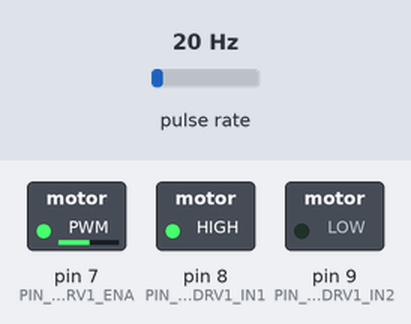
Bench run of a program on a simulated Arduino Mega 2560, built with avr-gcc and run on an emulated ATmega2560. Parts: switched loads named in the program (green lamp = pin HIGH). Wiring (inferred from the names in the program): pulse sensor: data pin 18. The inputs (shaded band) are chosen by the test bench; at power-on: pulse rate 20 Hz. What the program prints to the serial monitor is not drawn.

Above: at 0.1 s.
Timing chart, 0 to 1.6 s (numbered marks = the images above):
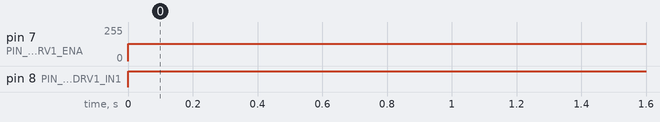

The program:

main.cpp
```cpp
#include <Arduino.h>
#include"pins.h"
#include"abstract_filter.h"
#include"simple_kalman_filter.h"
#include"ma_filter.h"
#include"PID.h"

#define SERIALSPEED 9600
#define DT 150
#define DT2 500
#define SPD_TARGET 1500

volatile unsigned int rot = 0;
unsigned long speedRPM = 0;
unsigned long lastCalcTime = 0;
unsigned long lastCalcTime2 = 0;
unsigned long currentTime = 0;
unsigned long currentTime2 = 0;

// float filteredSpeed = 0;

// SimpleKalmanFilter kalmanFilter(0.01, 0.7, 0); // Q=0.01, R=0.1
MovingAverageFilter MAFilter(10);

AbstractFilter& filter1=MAFilter;
// AbstractFilter& filter2=kalmanFilter;

// PID pidController(20.0, 0.0, 0.0, DT2/1000); // Kp=2, Ki=5, Kd=1, время дискретизации 100 мс
// float Kp, Ki, Kd;
// float integral, pError;


// float computePID(float setpoint, float input1, float dt) {
//     float input;
//     if (isnan(input1)) input=0; else input = input1;
//     float error = setpoint - input;
//     // float derivative = (error - pError) / dt;
//     pError = error;
//     integral += error * dt;
//     // return error * Kp + integral * Ki + derivative * Kd;
//     return error * Kp + integral * Ki;
// }


void detect() {
    rot++;
}

void setup() {

    pinMode( PIN_MOTORDRV1_ENA, OUTPUT );
    pinMode( PIN_MOTORDRV1_IN1, OUTPUT );
    pinMode( PIN_MOTORDRV1_IN2, OUTPUT );
    pinMode(PIN_SPD_SENSOR_1, INPUT_PULLUP);

    Serial.begin(SERIALSPEED); // Увеличим скорость для отладки

    attachInterrupt(digitalPinToInterrupt(PIN_SPD_SENSOR_1), detect, RISING);

    // Настройка ПИД-регулятора
    // pidController.setTarget(SPD_TARGET);
    // pidController.setOutputLimits(0, 255);  // Для ШИМ

    // Kp = 2;
    // Ki = 5;
    // Kd = 0;
    // pError = 0;
    // integral = 0;

    lastCalcTime2=lastCalcTime = millis();
}

void loop() {

    // Управление нагревателем через ШИМ
    analogWrite(PIN_MOTORDRV1_ENA, 130);
    digitalWrite( PIN_MOTORDRV1_IN1, HIGH );
    digitalWrite( PIN_MOTORDRV1_IN2, LOW );

    currentTime = millis();
    if (currentTime - lastCalcTime >= DT)
    {
        // Отключаем прерывания на время чтения/сброса переменной
        noInterrupts();
        unsigned int rotations = rot;
        rot = 0;
        interrupts();

        // Вычисляем RPM
        if (lastCalcTime > 0) {
            unsigned long timeDiff = currentTime - lastCalcTime;
            if (timeDiff > 0 && rotations > 0) {
                // filteredSpeed = filter2.update(filter1.update(rotations / timeDiff));
                speedRPM = int(filter1.update(rotations));

            } else {
                speedRPM = 0;
            }
        }

        lastCalcTime = currentTime;
    }

    currentTime2 = millis();
    if (currentTime2 - lastCalcTime2 >= DT2)
    {
        // Вычисление ПИД
        // float output = pidController.compute(filteredSpeed);
        // float output = computePID(SPD_TARGET, speedRPM, DT2/1000);
        // int val = map(output,0,3600,0,255);

        Serial.println(speedRPM);
        // Serial.print(" ");
        // Serial.print(SPD_TARGET);
        // Serial.print(" ");
        // Serial.println(output, 1);
        lastCalcTime2 = currentTime2;
    }
    delay(1);
}
```

PID.h
```cpp
// PID.h
#ifndef pid_h
#define pid_h


class PID {
  private:
    // Параметры ПИД-регулятора
    float Kp;          // Пропорциональный коэффициент
    float Ki;          // Интегральный коэффициент
    float Kd;          // Дифференциальный коэффициент

    // Переменные для вычислений
    float target;      // Целевое значение (уставка)
    float input;       // Текущее входное значение
    float output;      // Выходное значение регулятора

    // Внутренние переменные
    float integral;    // Интегральная сумма
    float prevError;   // Предыдущая ошибка
    float prevInput;   // Предыдущее входное значение (для производной по входу)

    // Ограничения
    float outMin;      // Минимальное выходное значение
    float outMax;      // Максимальное выходное значение

    // Временные параметры
    unsigned long lastTime;  // Время последнего вычисления
    float sampleTime;        // Время дискретизации (в секундах)

    // Режимы работы
    bool inAuto;       // Автоматический режим
    bool derivativeOnInput; // Производная по входу (true) или по ошибке (false)

  public:
    // Конструктор с параметрами по умолчанию
    PID(float kp = 1.0, float ki = 0.0, float kd = 0.0, float sampleTimeSec = 0.1) {
      Kp = kp;
      Ki = ki;
      Kd = kd;

      target = 0;
      input = 0;
      output = 0;

      integral = 0;
      prevError = 0;
      prevInput = 0;

      outMin = 0;
      outMax = 255;  // По умолчанию для ШИМ Arduino

      sampleTime = sampleTimeSec * 1000;  // Конвертируем в миллисекунды
      lastTime = millis() - sampleTime;

      inAuto = true;
      derivativeOnInput = true;  // Рекомендуется для уменьшения скачков
    }

    // Установка параметров ПИД
    void setParameters(float kp, float ki, float kd) {
      if (kp < 0 || ki < 0 || kd < 0) return;

      Kp = kp;
      Ki = ki;
      Kd = kd;
    }

    // Установка диапазона выходного сигнала
    void setOutputLimits(float min, float max) {
      if (min >= max) return;

      outMin = min;
      outMax = max;

      // Ограничиваем текущее выходное значение
      if (output > outMax) output = outMax;
      else if (output < outMin) output = outMin;

      // Ограничиваем интегральную сумму
      if (integral > outMax) integral = outMax;
      else if (integral < outMin) integral = outMin;
    }

    // Установка времени дискретизации
    void setSampleTime(float sampleTimeSec) {
      if (sampleTimeSec <= 0) return;

      // Пересчитываем интеграл и производную при изменении времени дискретизации
      float ratio = sampleTimeSec * 1000 / sampleTime;
      Ki *= ratio;
      Kd /= ratio;
      sampleTime = sampleTimeSec * 1000;
    }

    // Установка целевого значения
    void setTarget(float targetValue) {
      target = targetValue;
    }

    // Включение/выключение автоматического режима
    void setMode(bool automatic) {
      if (automatic && !inAuto) {
        // При переходе в автоматический режим сбрасываем интеграл
        integral = output;
        if (integral > outMax) integral = outMax;
        else if (integral < outMin) integral = outMin;
      }
      inAuto = automatic;
    }

    // Основная функция вычисления ПИД
    float compute(float currentInput) {
      if (!inAuto) return output;

      unsigned long now = millis();
      unsigned long timeChange = now - lastTime;

      // Проверяем, прошло ли достаточно времени
      if (timeChange < sampleTime) {
        return output;
      }

      input = currentInput;
      float error = target - input;

      // Пропорциональная составляющая
      float P = Kp * error;

      // Интегральная составляющая
      integral += Ki * error * (sampleTime / 1000.0);

      // Антивиндовп (ограничение интегральной составляющей)
      if (integral > outMax) integral = outMax;
      else if (integral < outMin) integral = outMin;

      float I = integral;

      // Дифференциальная составляющая
      float D = 0;
      if (derivativeOnInput) {
        // Производная по входу (уменьшает скачки при изменении уставки)
        D = -Kd * (input - prevInput) / (sampleTime / 1000.0);
      } else {
        // Производная по ошибке
        D = Kd * (error - prevError) / (sampleTime / 1000.0);
      }

      // Вычисляем выходное значение
      output = P + I + D;

      // Ограничиваем выходное значение
      if (output > outMax) output = outMax;
      else if (output < outMin) output = outMin;

      // Сохраняем значения для следующей итерации
      prevError = error;
      prevInput = input;
      lastTime = now;

      return output;
    }

    // Сброс регулятора
    void reset() {
      integral = 0;
      prevError = 0;
      prevInput = 0;
      output = 0;
    }

    // Получение текущих параметров
    float getKp() { return Kp; }
    float getKi() { return Ki; }
    float getKd() { return Kd; }
    float getTarget() { return target; }
    float getOutput() { return output; }
    float getInput() { return input; }

    // Установка режима производной
    void setDerivativeOnInput(bool onInput) {
      derivativeOnInput = onInput;
    }
};

#endif
```

abstract_filter.h
```cpp
// AbstractSensor.h
#ifndef abstract_filter_h
#define abstract_filter_h

class AbstractFilter {
  public:
    // Обычная виртуальная функция (может быть переопределена)
    virtual float update(float measurement);
};

#endif
```

ma_filter.h
```cpp
#ifndef ma_filter_h
#define ma_filter_h

#include"abstract_filter.h"

class MovingAverageFilter : public AbstractFilter {
private:
    int window_size;
    float * speedBuffer; // Буфер значений
    int bufferIndex = 0; // Текущий индекс в буфере
    bool bufferFilled = false; // Флаг заполнения буфера

public:
    MovingAverageFilter(int ws=10){
        window_size=ws;
        speedBuffer = new float[window_size];
    }

    // Функция для вычисления скользящего среднего
    float update(float newValue) {
        // Добавляем новое значение в буфер
        speedBuffer[bufferIndex] = newValue;
        bufferIndex = (bufferIndex + 1) % window_size;

        // Отмечаем, что буфер заполнен после первого полного прохода
        if (bufferIndex == 0) {
            bufferFilled = true;
        }

        // Вычисляем среднее значение
        float sum = 0;
        int count = bufferFilled ? window_size : bufferIndex;

        for (int i = 0; i < count; i++) {
            sum += speedBuffer[i];
        }

        return (count > 0) ? (sum / count) : newValue;
    }


};

#endif
```

simple_kalman_filter.h
```cpp
#ifndef simple_kalman_filter_h
#define simple_kalman_filter_h

#include"abstract_filter.h"


class SimpleKalmanFilter : public AbstractFilter {
private:
    float Q; // Ковариация процесса (шум модели)
    float R; // Ковариация измерения (шум датчика)
    float P; // Ошибка оценки
    float X; // Текущая оценка
    float K; // Коэффициент Калмана

public:
    // Конструктор
    SimpleKalmanFilter(float q, float r, float initial_value = 0) {
        Q = q;
        R = r;
        P = 1.0;
        X = initial_value;
    }

    // Обновление фильтра с новым измерением
    float update(float measurement) {
        // Этап предсказания
        P = P + Q;

        // Этап обновления
        K = P / (P + R);
        X = X + K * (measurement - X);
        P = (1 - K) * P;

        return X;
    }

    // Получить текущую оценку
    float getValue() {
        return X;
    }

    // Сброс фильтра
    void reset(float value) {
        P = 1.0;
        X = value;
    }
};

#endif
```

pins.h
```cpp
// pins.h
#ifndef pins_h
#define pins_h


#define PIN_SPD_SENSOR_2 2
#define PIN_SPD_SENSOR_1 18
#define PIN_MOTORDRV1_ENA 7
#define PIN_MOTORDRV1_IN1 8
#define PIN_MOTORDRV1_IN2 9
#define PIN_MOTORDRV1_ENB 3
#define PIN_MOTORDRV1_IN3 5
#define PIN_MOTORDRV1_IN4 4

#endif
```

Measured:
- by itself, pin 7 (PIN_MOTORDRV1_ENA): 0/255 → 130/255 at 0.00 s
- by itself, pin 8 (PIN_MOTORDRV1_IN1): LOW → HIGH at 0.00 s
